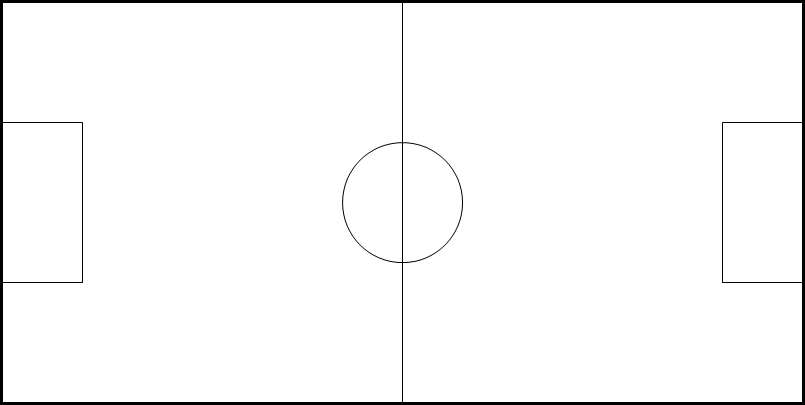
#> input picture test/img/nuri-futsal.png, 805 x 405 px
$ jupyter execute --allow-errors test-homography.ipynb
#> lines starting #> are read from the running program, lines starting #| are printed output that depends on the picture
[cell 1]
import cv2
import numpy as np
import matplotlib.pyplot as plt
import pickle
import json
import sys
sys.path.append('../')
from utils import *

#> (a cell that did not finish here is left out)

[cell 3]
nuri_futsal=cv2.imread('img/nuri-futsal.png')
#> nuri_futsal is the input picture: shape (405, 805, 3); min 0, max 255, mean 248.3

#> (a cell that did not finish here is left out)

#> (a cell that did not finish here is left out)

#> (a cell that did not finish here is left out)

#> (a cell that did not finish here is left out)

[cell 8]
nuri_futsal_copy=nuri_futsal.copy()
#> (the rest of this cell did not finish here and is left out)

#> (a cell that did not finish here is left out)

#> (a cell that did not finish here is left out)

#> (a cell that did not finish here is left out)

[cell 12]
left_frame1=cv2.imread('img/frame-1-left.png')
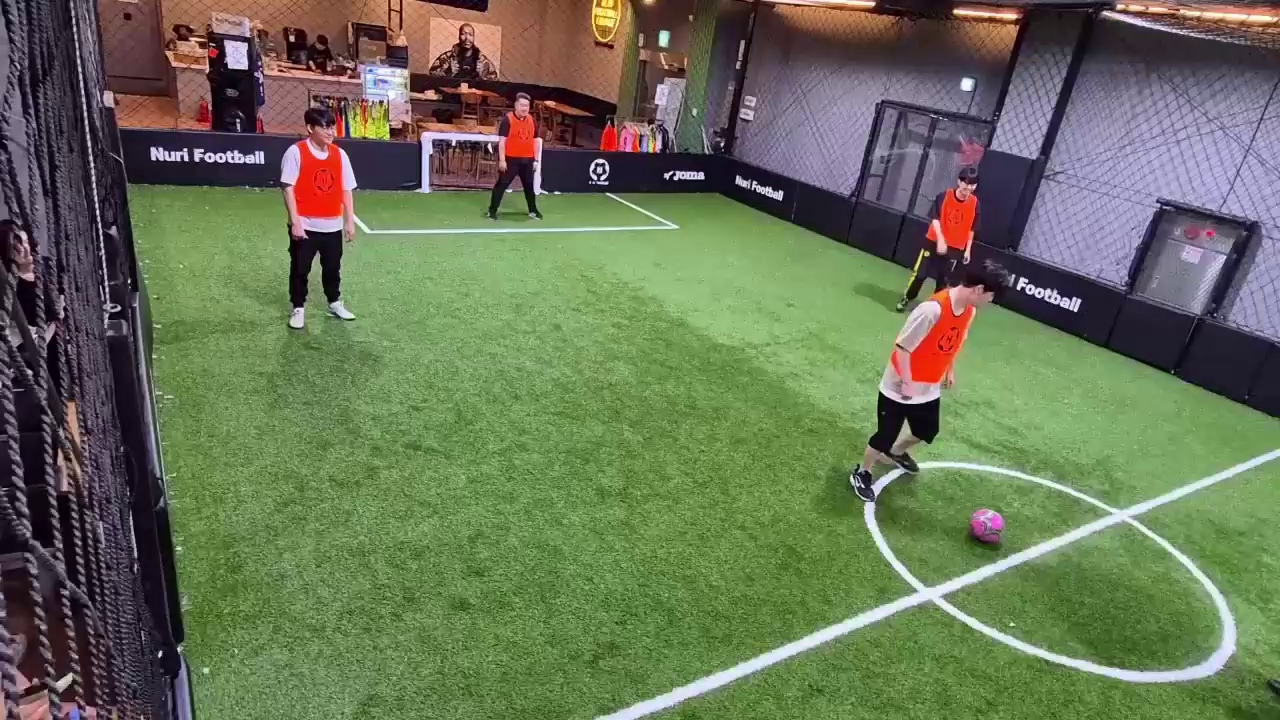
#> input picture test/img/frame-1-left.png, 1280 x 720 px
#> left_frame1 is the input picture: shape (720, 1280, 3); mean B, G, R 86.5, 114.4, 104.7
right_frame1=cv2.imread('img/frame-1-right.png')
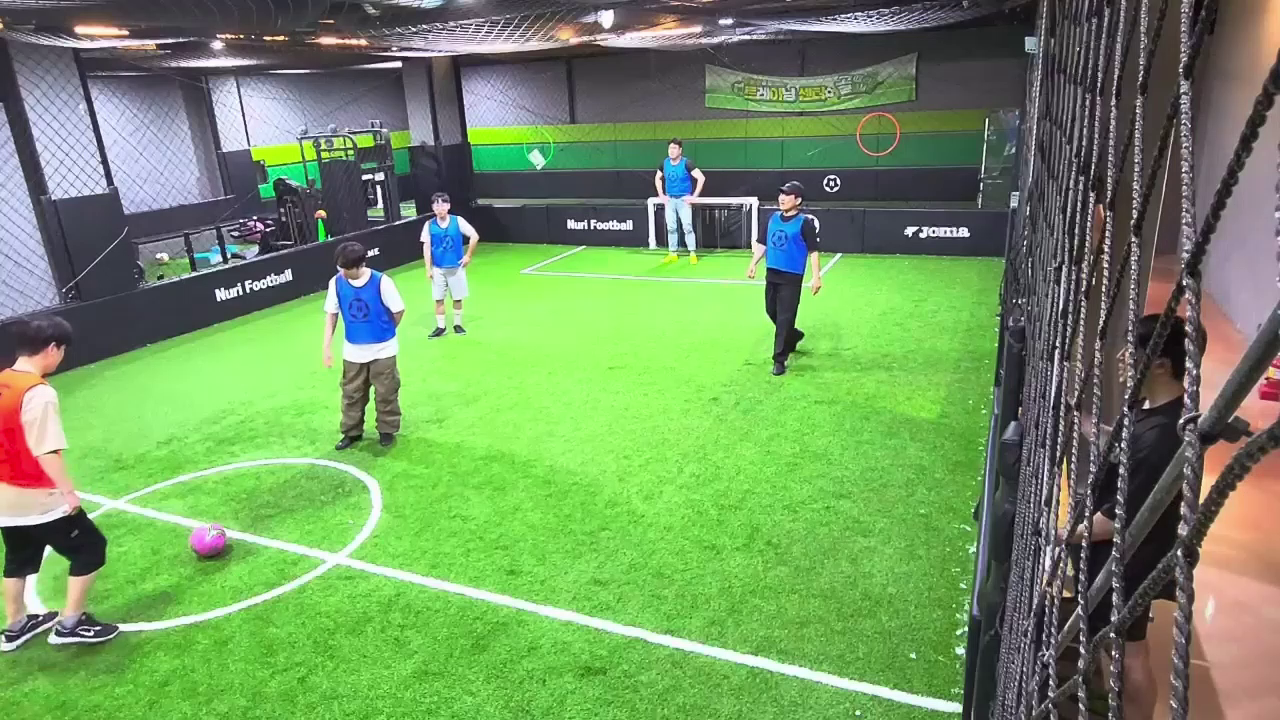
#> input picture test/img/frame-1-right.png, 1280 x 720 px
#> right_frame1 is the input picture: shape (720, 1280, 3); mean B, G, R 96.9, 149.1, 113.5

[cell 13]
nuri_futsal=cv2.imread('img/nuri-futsal.png')

[cell 14]
nuri_futsal.shape[1]
#> Out = 805

[cell 15]
keypoint_left_frame={'BCC':[924,593],'TCC':[1114,515],'BLPA-1':[363,232],'TLPA-1':[669,227],'BLC':[120,184],'TLC':[710,193]}
keypoint_right_frame={'BCC':[337,558],'TCC':[115,503],'BC':[960,708],'BRC':[1003,258],'BRPA-2':[840,255],'TRPA-2':[583,247],'TRC':[480,242],'TRPA-1':[523,271]}
keypoint_true={'BCC':[400,260],'TCC':[400,140],'BLPA-1':[80,280],'TLPA-1':[80,120],'BLC':[0,400],'TLC':[0,0],'BC':[400,400],
               'BRC':[800,400],'BRPA-2':[800,280],'TRPA-2':[800,120],'TRC':[800,0],'TRPA-1':[720,120]}

[cell 16]
frame_copy=cv2.cvtColor(left_frame1.copy(),cv2.COLOR_BGR2RGB)
keypoint_lf_array=[]
keypoint_tr_array=[]
for kp_name,kp_coord in keypoint_left_frame.items():
    keypoint_lf_array.append(kp_coord)
    keypoint_tr_array.append(keypoint_true[kp_name])
h_left,status=cv2.findHomography(np.array(keypoint_lf_array),np.array(keypoint_tr_array))
frame_homography_left=cv2.warpPerspective(
    frame_copy,
    h_left,
    (nuri_futsal.shape[1],nuri_futsal.shape[0]))
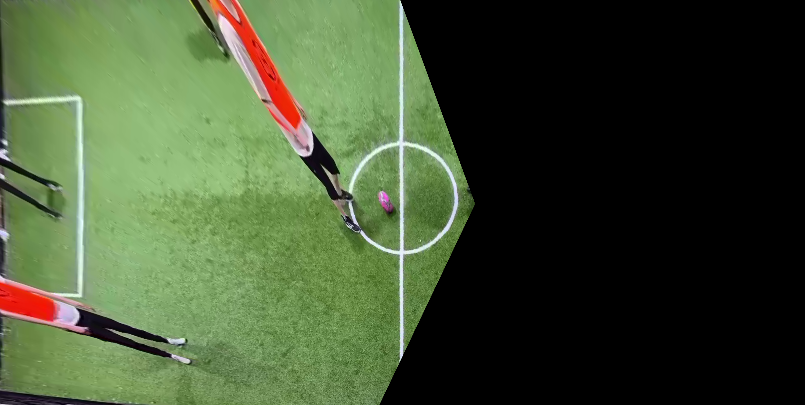
#> frame_homography_left: shape (405, 805, 3); mean R, G, B 65.9, 80.6, 50.8
plt.imshow(frame_homography_left)

[cell 17]
frame_copy=cv2.cvtColor(right_frame1.copy(),cv2.COLOR_BGR2RGB)
keypoint_rt_array=[]
keypoint_tr_array=[]
for kp_name,kp_coord in keypoint_right_frame.items():
    keypoint_rt_array.append(kp_coord)
    keypoint_tr_array.append(keypoint_true[kp_name])
h_right,status=cv2.findHomography(np.array(keypoint_rt_array),np.array(keypoint_tr_array))
frame_homography_right=cv2.warpPerspective(
    frame_copy,
    h_right,
    (800,400))
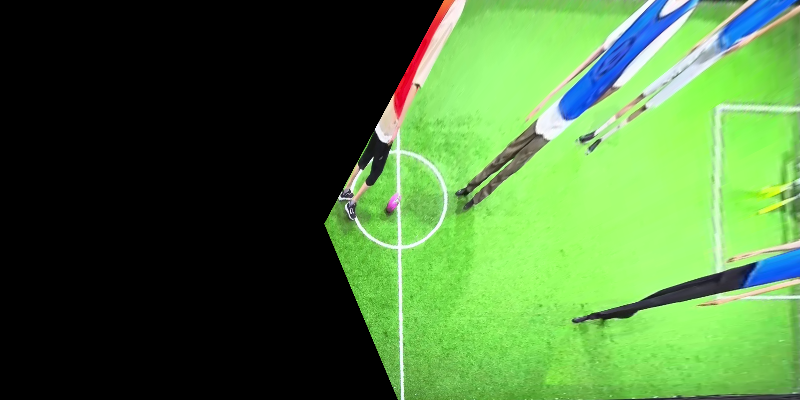
#> frame_homography_right: shape (400, 800, 3); mean R, G, B 74.7, 115.7, 58.9
plt.imshow(frame_homography_right)

#> (a cell that did not finish here is left out)

[cell 19]
plt.imshow(frame_homography_left[:,:401])
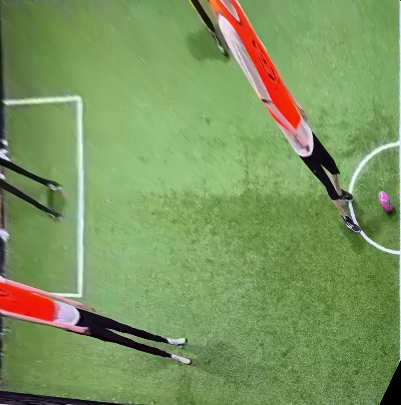
#> shown: shape (405, 401, 3); mean R, G, B 123, 149.9, 94.3
